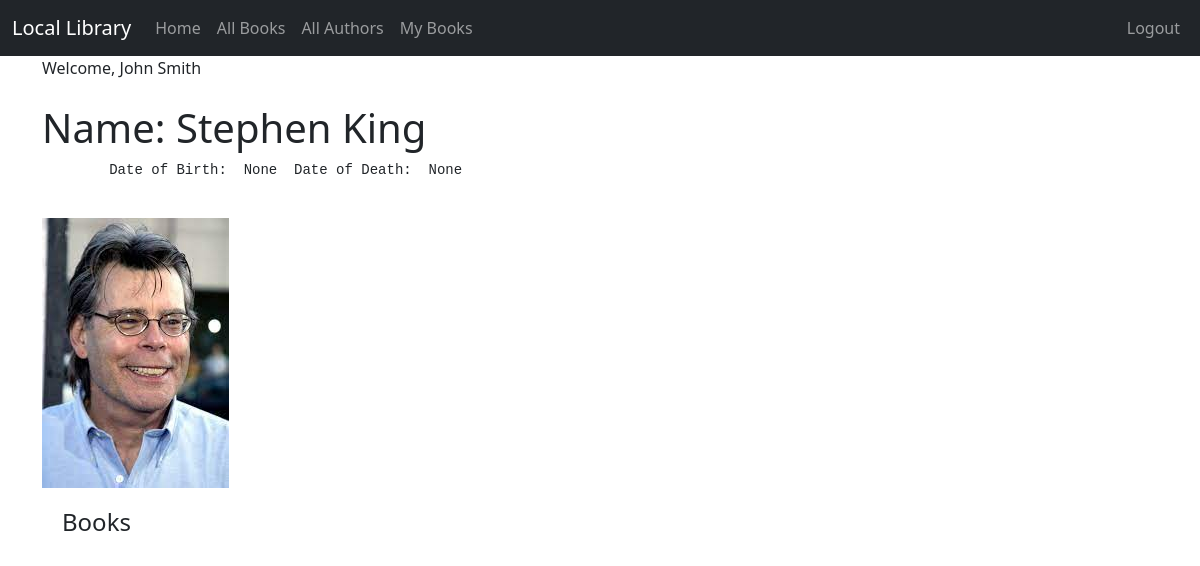
Screenshot of /Author_detail/1 (signed in) with the database file from the repository.
### Catalog/models.py (models this page shows, shortened)
class Author(models.Model):
    first_name = models.CharField(max_length=100)
    last_name = models.CharField(max_length=100)
    date_of_birth = models.DateField(null=True, blank=True)
    date_of_death = models.DateField('Died', null=True, blank=True)
    author_image = models.ImageField(upload_to='images/', null=True, blank=True)
    class Meta:
        ordering = ['last_name', 'first_name']

### Catalog/views.py (the view)
class AuthorDetailView(LoginRequiredMixin, generic.DetailView):
    model = Author

### Catalog/templates/catalog/author_detail.html (shortened to what this page needs)
{% extends "catalog/base.html" %}
{% block content %}
  <h1>Name: {{ author.first_name }} {{ author.last_name }}</h1>
    <pre class=tab>
        Date of Birth:  {{ author.date_of_birth }}  Date of Death:  {{author.date_of_death }}
    </pre>
    <div>
    {% if author.author_image %}
        <img src="{{ author.author_image.url }}" alt="">
    {% endif %}
    </div>
  <div style="margin-left:20px;margin-top:20px">
    <h4>Books</h4>
  </div>
{% endblock %}

### Catalog/templates/catalog/base.html (shortened to what this page needs)
{% load static %}
<!doctype html>
<html lang="en">
<head>
    <link href="https://cdn.jsdelivr.net/npm/bootstrap@5.3.0-alpha1/dist/css/bootstrap.min.css" rel="stylesheet"
>
</head>
<body>
<nav class="navbar navbar-expand-lg navbar-dark bg-dark">
    <div class="container-fluid">
        <a class="navbar-brand" href="{% url 'index' %}">Local Library</a>
        <div class="collapse navbar-collapse" id="navbarSupportedContent">
            <ul class="navbar-nav me-auto mb-2 mb-lg-0">
                <li class="nav-item">
                    <a class="nav-link" href="{% url 'index' %}">Home</a>
                </li>
                <li class="nav-item">
                    <a class="nav-link" href="{% url 'book_list' %}">All Books</a>
                </li>
                <li class="nav-item">
                    <a class="nav-link" href="{% url 'author_list' %}">All Authors</a>
                </li>
                {% if user.is_authenticated %}
                    <li><a class="nav-link" href="{% url 'my_books' %}">My Books</a></li>
                {% endif %}
            </ul>
        </div>
        <ul class="nav navbar-nav ml-auto">
        {% if user.is_authenticated %}
            <li><a class="nav-link" href="{% url 'logout' %}">Logout</a>
            </li>
        {% else %}
            <li><a class="nav-link" href="{% url 'login' %}"><span class="glyphicon glyphicon-log-in"></span>Login</a>
            </li>
            <li><a class="nav-link" href="{% url 'register' %}"><span class="glyphicon glyphicon-log-in"></span>Sign Up</a>
            </li>
        {% endif %}
    </ul>
    </div>
</nav>
<div class="container">
    {% if user.is_authenticated %}
        Welcome, {{ user.first_name }} {{ user.last_name }}
    {% endif %}
</div>
<div class="container">
    <br/>
    {% block content %}
    {% endblock %}
</div>
</body>
</html>

### rows the page displays
Author: first_name "Stephen", last_name "King", date_of_birth "None", date_of_death "None", author_image (picture)

### other values shown
{{ user.first_name }} "John"
{{ user.last_name }} "Smith"
